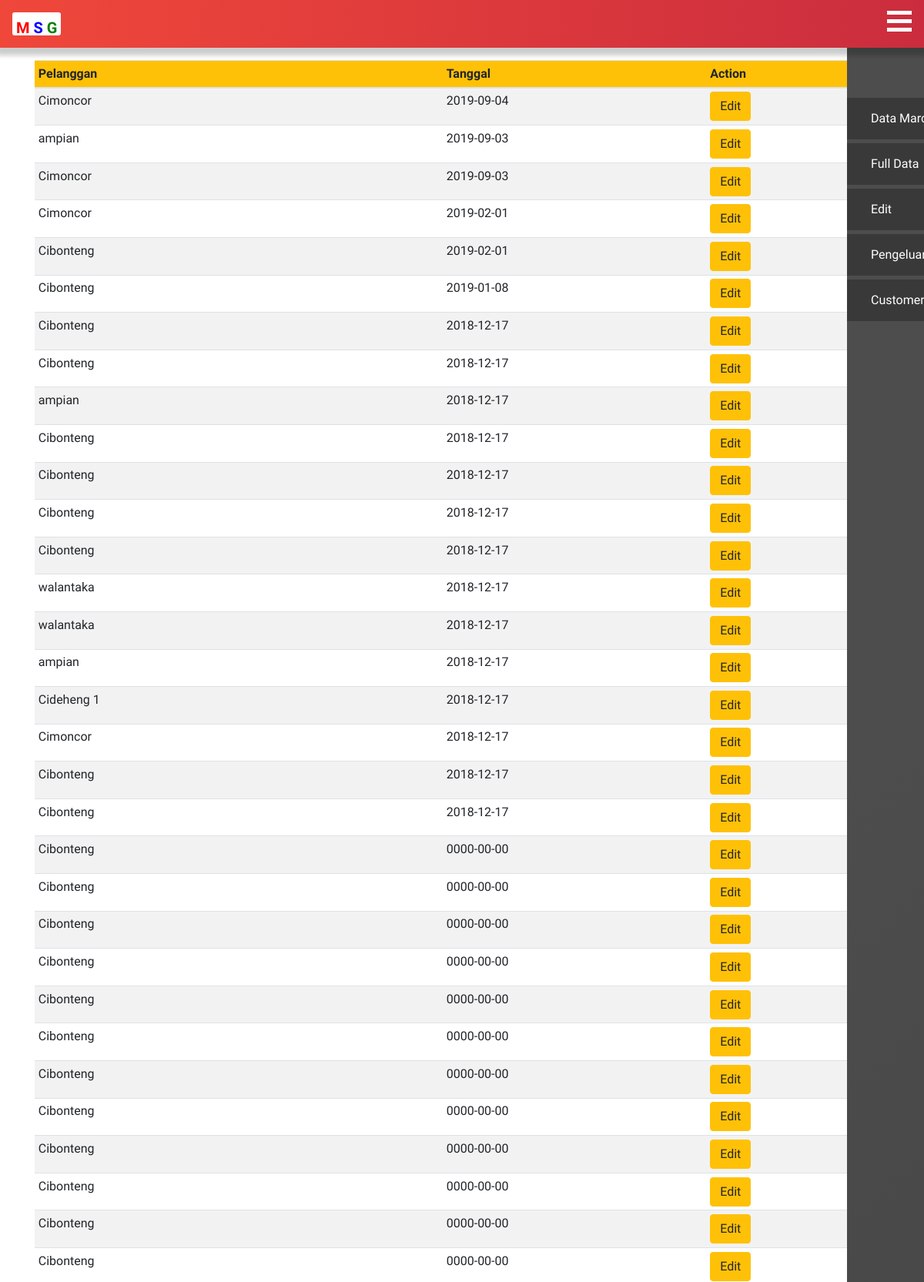
Page /edit.php (upper part) on the committed database.
### tables this page shows
CREATE TABLE `tbl_transaksi` (
  `id` int(11) NOT NULL,
  `namaplg` varchar(30) NOT NULL,
  `tanggal` date NOT NULL,
  `ongkos` int(30) NOT NULL,
  `profit` int(50) NOT NULL
);

### edit.php (the view, shortened to what this page needs)
<?php
include "header.php";
?>
    <br><br>
    <div class="container">
      <div class="row">
        <div class="col-sm-12">
            <table class="table table-hover table-sm table-striped">
              <thead class="bg-warning">
                <tr>
                  <th>Pelanggan</th>
                  <th>Tanggal</th>
                  <th>Action</th>
                </tr>
              </thead>
              <tbody>
                <?php
                $result = mysqli_query($conn, "SELECT * FROM tbl_transaksi ORDER BY id DESC");
                foreach ($result as $row):?>
                <tr>
                  <td><?= $row['namaplg']; ?></td>
                  <td><?= $row['tanggal']; ?></td>
                  <td>
                    <a class="btn btn-warning" href="edited.php?id=<?=$row['id'];?>">Edit</a>
                  </td>
                </tr>
                <?php endforeach?>
              </tbody>
            </table>
          </div>
        </div>
      </div>
<?php include "footer.php"; ?>

### css/style.css (style rules this page uses)
* { -webkit-transition: all 0.5s ease-out; -moz-transition: all 0.5s ease-out; -ms-transition: all 0.5s ease-out; -o-transition: all 0.5s ease-out; transition: all 0.5s ease-out; }
body, html { margin: 0px 0px 0px 0px; height:100%; font-family: 'Gayathri', sans-serif; }
.container { margin-top: 30px; }

### rows in the picture
tbl_transaksi: namaplg "Cimoncor", tanggal "2019-09-04"
tbl_transaksi: namaplg "ampian", tanggal "2019-09-03"
tbl_transaksi: namaplg "Cimoncor", tanggal "2019-09-03"
tbl_transaksi: namaplg "Cimoncor", tanggal "2019-02-01"
tbl_transaksi: namaplg "Cibonteng", tanggal "2019-02-01"
tbl_transaksi: namaplg "Cibonteng", tanggal "2019-01-08"
tbl_transaksi: namaplg "Cibonteng", tanggal "2018-12-17"
tbl_transaksi: namaplg "Cibonteng", tanggal "2018-12-17"
tbl_transaksi: namaplg "ampian", tanggal "2018-12-17"
tbl_transaksi: namaplg "Cibonteng", tanggal "2018-12-17"
tbl_transaksi: namaplg "Cibonteng", tanggal "2018-12-17"
tbl_transaksi: namaplg "Cibonteng", tanggal "2018-12-17"
tbl_transaksi: namaplg "Cibonteng", tanggal "2018-12-17"
tbl_transaksi: namaplg "walantaka", tanggal "2018-12-17"
tbl_transaksi: namaplg "walantaka", tanggal "2018-12-17"
tbl_transaksi: namaplg "ampian", tanggal "2018-12-17"
tbl_transaksi: namaplg "Cideheng 1", tanggal "2018-12-17"
tbl_transaksi: namaplg "Cimoncor", tanggal "2018-12-17"
tbl_transaksi: namaplg "Cibonteng", tanggal "2018-12-17"
tbl_transaksi: namaplg "Cibonteng", tanggal "2018-12-17"
tbl_transaksi: namaplg "Cibonteng", tanggal "0000-00-00"
tbl_transaksi: namaplg "Cibonteng", tanggal "0000-00-00"
tbl_transaksi: namaplg "Cibonteng", tanggal "0000-00-00"
tbl_transaksi: namaplg "Cibonteng", tanggal "0000-00-00"
tbl_transaksi: namaplg "Cibonteng", tanggal "0000-00-00"
tbl_transaksi: namaplg "Cibonteng", tanggal "0000-00-00"
tbl_transaksi: namaplg "Cibonteng", tanggal "0000-00-00"
tbl_transaksi: namaplg "Cibonteng", tanggal "0000-00-00"
tbl_transaksi: namaplg "Cibonteng", tanggal "0000-00-00"
tbl_transaksi: namaplg "Cibonteng", tanggal "0000-00-00"
tbl_transaksi: namaplg "Cibonteng", tanggal "0000-00-00"
tbl_transaksi: namaplg "Cibonteng", tanggal "0000-00-00"
